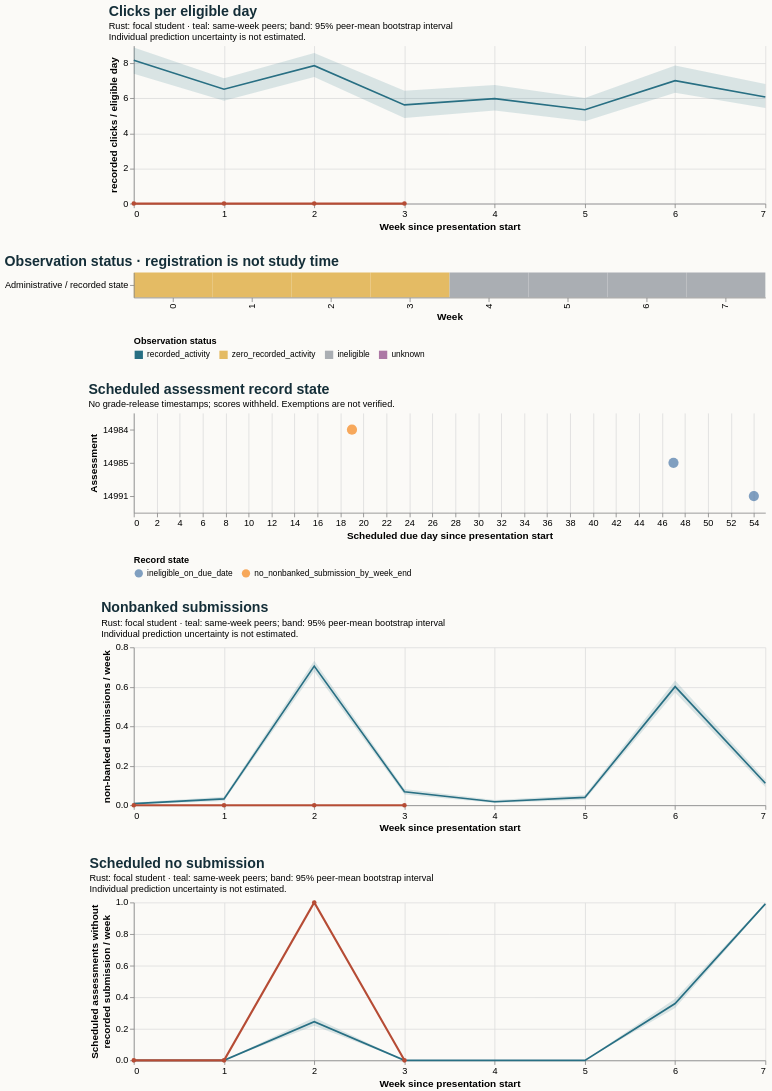

The Vega-Lite source for this figure:
### Vega-Lite specification from a JSON file in a GitHub repository (floating-point values rounded to 4 significant figures)
{"$schema": "https://vega.github.io/schema/vega-lite/v5.20.1.json", "config": {"axis": {"labelFontSize": 11, "titleFontSize": 12}, "background": "#fbfaf7", "font": "sans-serif", "title": {"anchor": "start", "color": "#142e38", "fontSize": 17, "subtitleFontSize": 11}, "view": {"continuousHeight": 300, "continuousWidth": 300, "stroke": null}}, "datasets": {"data-104c6f2ffbf396929d8a24d59844c784": [{"as_of_day": 20, "assessment_id": 14984, "course": "BBB_2013B", "due_day": 19, "person_id": 535303, "score_status": "withheld_release_time_unknown", "state": "no_nonbanked_submission_by_week_end", "week": 2}, {"as_of_day": 48, "assessment_id": 14985, "course": "BBB_2013B", "due_day": 47, "person_id": 535303, "score_status": "withheld_release_time_unknown", "state": "ineligible_on_due_date", "week": 6}, {"as_of_day": 55, "assessment_id": 14991, "course": "BBB_2013B", "due_day": 54, "person_id": 535303, "score_status": "withheld_release_time_unknown", "state": "ineligible_on_due_date", "week": 7}], "data-3f5ff39382cfc9b748edf2d43c8b69ed": [{"end_day": 6, "focal_value": 0.0, "peer_ci_high": 0.01378, "peer_ci_low": 0.003549, "peer_mean": 0.007986, "peer_observations": 1127, "peer_people": 1127, "reference": "course", "unit": "non-banked submissions / week", "week": 0}, {"end_day": 13, "focal_value": 0.0, "peer_ci_high": 0.04282, "peer_ci_low": 0.02141, "peer_mean": 0.03211, "peer_observations": 1121, "peer_people": 1121, "reference": "course", "unit": "non-banked submissions / week", "week": 1}, {"end_day": 20, "focal_value": 0.0, "peer_ci_high": 0.7317, "peer_ci_low": 0.6783, "peer_mean": 0.705, "peer_observations": 1105, "peer_people": 1105, "reference": "course", "unit": "non-banked submissions / week", "week": 2}, {"end_day": 27, "focal_value": 0.0, "peer_ci_high": 0.08288, "peer_ci_low": 0.05464, "peer_mean": 0.06831, "peer_observations": 1098, "peer_people": 1098, "reference": "course", "unit": "non-banked submissions / week", "week": 3}, {"end_day": 34, "focal_value": null, "peer_ci_high": 0.02629, "peer_ci_low": 0.01127, "peer_mean": 0.01784, "peer_observations": 1065, "peer_people": 1065, "reference": "course", "unit": "non-banked submissions / week", "week": 4}, {"end_day": 41, "focal_value": null, "peer_ci_high": 0.05198, "peer_ci_low": 0.02836, "peer_mean": 0.0397, "peer_observations": 1058, "peer_people": 1058, "reference": "course", "unit": "non-banked submissions / week", "week": 5}, {"end_day": 48, "focal_value": null, "peer_ci_high": 0.6324, "peer_ci_low": 0.5714, "peer_mean": 0.601, "peer_observations": 1050, "peer_people": 1050, "reference": "course", "unit": "non-banked submissions / week", "week": 6}, {"end_day": 55, "focal_value": null, "peer_ci_high": 0.1306, "peer_ci_low": 0.09284, "peer_mean": 0.1112, "peer_observations": 1034, "peer_people": 1034, "reference": "course", "unit": "non-banked submissions / week", "week": 7}], "data-451c0b9daa89721079623e80dac2b085": [{"end_day": 6, "focal_value": 0.0, "peer_ci_high": 8.903, "peer_ci_low": 7.406, "peer_mean": 8.174, "peer_observations": 1127, "peer_people": 1127, "reference": "course", "unit": "recorded clicks / eligible day", "week": 0}, {"end_day": 13, "focal_value": 0.0, "peer_ci_high": 7.146, "peer_ci_low": 5.869, "peer_mean": 6.521, "peer_observations": 1121, "peer_people": 1121, "reference": "course", "unit": "recorded clicks / eligible day", "week": 1}, {"end_day": 20, "focal_value": 0.0, "peer_ci_high": 8.578, "peer_ci_low": 7.212, "peer_mean": 7.865, "peer_observations": 1105, "peer_people": 1105, "reference": "course", "unit": "recorded clicks / eligible day", "week": 2}, {"end_day": 27, "focal_value": 0.0, "peer_ci_high": 6.439, "peer_ci_low": 4.883, "peer_mean": 5.625, "peer_observations": 1098, "peer_people": 1098, "reference": "course", "unit": "recorded clicks / eligible day", "week": 3}, {"end_day": 34, "focal_value": null, "peer_ci_high": 6.766, "peer_ci_low": 5.306, "peer_mean": 5.982, "peer_observations": 1065, "peer_people": 1065, "reference": "course", "unit": "recorded clicks / eligible day", "week": 4}, {"end_day": 41, "focal_value": null, "peer_ci_high": 6.019, "peer_ci_low": 4.697, "peer_mean": 5.35, "peer_observations": 1058, "peer_people": 1058, "reference": "course", "unit": "recorded clicks / eligible day", "week": 5}, {"end_day": 48, "focal_value": null, "peer_ci_high": 7.867, "peer_ci_low": 6.318, "peer_mean": 7.012, "peer_observations": 1050, "peer_people": 1050, "reference": "course", "unit": "recorded clicks / eligible day", "week": 6}, {"end_day": 55, "focal_value": null, "peer_ci_high": 6.817, "peer_ci_low": 5.451, "peer_mean": 6.076, "peer_observations": 1034, "peer_people": 1034, "reference": "course", "unit": "recorded clicks / eligible day", "week": 7}], "data-8cb647addeba0d053e5f3fbcbcd644f6": [{"eligible_days": 7.0, "end_day": 6, "logging_completeness": "unknown", "observation_status": "zero_recorded_activity", "row": "Administrative / recorded state", "score_status": "withheld_release_time_unknown", "start_day": 0, "value": 0.0, "week": 0}, {"eligible_days": 7.0, "end_day": 13, "logging_completeness": "unknown", "observation_status": "zero_recorded_activity", "row": "Administrative / recorded state", "score_status": "withheld_release_time_unknown", "start_day": 7, "value": 0.0, "week": 1}, {"eligible_days": 7.0, "end_day": 20, "logging_completeness": "unknown", "observation_status": "zero_recorded_activity", "row": "Administrative / recorded state", "score_status": "withheld_release_time_unknown", "start_day": 14, "value": 0.0, "week": 2}, {"eligible_days": 6.0, "end_day": 27, "logging_completeness": "unknown", "observation_status": "zero_recorded_activity", "row": "Administrative / recorded state", "score_status": "withheld_release_time_unknown", "start_day": 21, "value": 0.0, "week": 3}, {"eligible_days": 0.0, "end_day": 34, "logging_completeness": "unknown", "observation_status": "ineligible", "row": "Administrative / recorded state", "score_status": "withheld_release_time_unknown", "start_day": 28, "value": null, "week": 4}, {"eligible_days": 0.0, "end_day": 41, "logging_completeness": "unknown", "observation_status": "ineligible", "row": "Administrative / recorded state", "score_status": "withheld_release_time_unknown", "start_day": 35, "value": null, "week": 5}, {"eligible_days": 0.0, "end_day": 48, "logging_completeness": "unknown", "observation_status": "ineligible", "row": "Administrative / recorded state", "score_status": "withheld_release_time_unknown", "start_day": 42, "value": null, "week": 6}, {"eligible_days": 0.0, "end_day": 55, "logging_completeness": "unknown", "observation_status": "ineligible", "row": "Administrative / recorded state", "score_status": "withheld_release_time_unknown", "start_day": 49, "value": null, "week": 7}], "data-dd4999a0d6b812a47526e10902869aea": [{"end_day": 6, "focal_value": 0.0, "peer_ci_high": 0.0, "peer_ci_low": 0.0, "peer_mean": 0.0, "peer_observations": 1127, "peer_people": 1127, "reference": "course", "unit": "scheduled assessments without recorded submission / week", "week": 0}, {"end_day": 13, "focal_value": 0.0, "peer_ci_high": 0.0, "peer_ci_low": 0.0, "peer_mean": 0.0, "peer_observations": 1121, "peer_people": 1121, "reference": "course", "unit": "scheduled assessments without recorded submission / week", "week": 1}, {"end_day": 20, "focal_value": 1.0, "peer_ci_high": 0.2711, "peer_ci_low": 0.2194, "peer_mean": 0.2443, "peer_observations": 1105, "peer_people": 1105, "reference": "course", "unit": "scheduled assessments without recorded submission / week", "week": 2}, {"end_day": 27, "focal_value": 0.0, "peer_ci_high": 0.0, "peer_ci_low": 0.0, "peer_mean": 0.0, "peer_observations": 1098, "peer_people": 1098, "reference": "course", "unit": "scheduled assessments without recorded submission / week", "week": 3}, {"end_day": 34, "focal_value": null, "peer_ci_high": 0.0, "peer_ci_low": 0.0, "peer_mean": 0.0, "peer_observations": 1065, "peer_people": 1065, "reference": "course", "unit": "scheduled assessments without recorded submission / week", "week": 4}, {"end_day": 41, "focal_value": null, "peer_ci_high": 0.0, "peer_ci_low": 0.0, "peer_mean": 0.0, "peer_observations": 1058, "peer_people": 1058, "reference": "course", "unit": "scheduled assessments without recorded submission / week", "week": 5}, {"end_day": 48, "focal_value": null, "peer_ci_high": 0.3905, "peer_ci_low": 0.3309, "peer_mean": 0.36, "peer_observations": 1050, "peer_people": 1050, "reference": "course", "unit": "scheduled assessments without recorded submission / week", "week": 6}, {"end_day": 55, "focal_value": null, "peer_ci_high": 0.9961, "peer_ci_low": 0.9855, "peer_mean": 0.9913, "peer_observations": 1034, "peer_people": 1034, "reference": "course", "unit": "scheduled assessments without recorded submission / week", "week": 7}]}, "resolve": {"scale": {"color": "independent"}}, "spacing": 28, "vconcat": [{"data": {"name": "data-451c0b9daa89721079623e80dac2b085"}, "height": 190, "layer": [{"encoding": {"x": {"axis": {"tickMinStep": 1}, "field": "week", "title": "Week since presentation start", "type": "quantitative"}, "y": {"field": "peer_ci_low", "scale": {"zero": true}, "title": "recorded clicks / eligible day", "type": "quantitative"}, "y2": {"field": "peer_ci_high"}}, "mark": {"color": "#286f83", "opacity": 0.16, "type": "area"}}, {"encoding": {"tooltip": [{"field": "week", "type": "quantitative"}, {"field": "peer_mean", "type": "quantitative"}, {"field": "peer_people", "type": "quantitative"}, {"field": "peer_observations", "type": "quantitative"}], "x": {"field": "week", "type": "quantitative"}, "y": {"field": "peer_mean", "type": "quantitative"}}, "mark": {"color": "#286f83", "strokeWidth": 2, "type": "line"}}, {"encoding": {"tooltip": [{"field": "week", "type": "quantitative"}, {"field": "focal_value", "type": "quantitative"}], "x": {"field": "week", "type": "quantitative"}, "y": {"field": "focal_value", "type": "quantitative"}}, "mark": {"color": "#b64c35", "point": {"color": "#b64c35"}, "strokeWidth": 2.5, "type": "line"}}], "title": {"subtitle": ["Rust: focal student · teal: same-week peers; band: 95% peer-mean bootstrap interval", "Individual prediction uncertainty is not estimated."], "text": "Clicks per eligible day"}, "width": 760}, {"data": {"name": "data-8cb647addeba0d053e5f3fbcbcd644f6"}, "encoding": {"color": {"field": "observation_status", "legend": {"labelLimit": 260, "orient": "bottom"}, "scale": {"domain": ["recorded_activity", "zero_recorded_activity", "ineligible", "unknown"], "range": ["#286f83", "#e4bb64", "#aaaeb3", "#ac78a5"]}, "title": "Observation status", "type": "nominal"}, "tooltip": [{"field": "week", "type": "quantitative"}, {"field": "eligible_days", "type": "quantitative"}, {"field": "observation_status", "type": "nominal"}, {"field": "logging_completeness", "type": "nominal"}], "x": {"field": "week", "title": "Week", "type": "ordinal"}, "y": {"field": "row", "title": null, "type": "nominal"}}, "height": 30, "mark": {"type": "rect"}, "title": "Observation status · registration is not study time", "width": 760}, {"data": {"name": "data-104c6f2ffbf396929d8a24d59844c784"}, "encoding": {"color": {"field": "state", "legend": {"labelLimit": 400, "orient": "bottom"}, "title": "Record state", "type": "nominal"}, "tooltip": [{"field": "assessment_id", "type": "quantitative"}, {"field": "due_day", "type": "quantitative"}, {"field": "as_of_day", "type": "quantitative"}, {"field": "state", "type": "nominal"}, {"field": "score_status", "type": "nominal"}], "x": {"field": "due_day", "title": "Scheduled due day since presentation start", "type": "quantitative"}, "y": {"field": "assessment_id", "title": "Assessment", "type": "nominal"}}, "height": 120, "mark": {"filled": true, "size": 150, "type": "point"}, "title": {"subtitle": "No grade-release timestamps; scores withheld. Exemptions are not verified.", "text": "Scheduled assessment record state"}, "width": 760}, {"data": {"name": "data-3f5ff39382cfc9b748edf2d43c8b69ed"}, "height": 190, "layer": [{"encoding": {"x": {"axis": {"tickMinStep": 1}, "field": "week", "title": "Week since presentation start", "type": "quantitative"}, "y": {"field": "peer_ci_low", "scale": {"zero": true}, "title": "non-banked submissions / week", "type": "quantitative"}, "y2": {"field": "peer_ci_high"}}, "mark": {"color": "#286f83", "opacity": 0.16, "type": "area"}}, {"encoding": {"tooltip": [{"field": "week", "type": "quantitative"}, {"field": "peer_mean", "type": "quantitative"}, {"field": "peer_people", "type": "quantitative"}, {"field": "peer_observations", "type": "quantitative"}], "x": {"field": "week", "type": "quantitative"}, "y": {"field": "peer_mean", "type": "quantitative"}}, "mark": {"color": "#286f83", "strokeWidth": 2, "type": "line"}}, {"encoding": {"tooltip": [{"field": "week", "type": "quantitative"}, {"field": "focal_value", "type": "quantitative"}], "x": {"field": "week", "type": "quantitative"}, "y": {"field": "focal_value", "type": "quantitative"}}, "mark": {"color": "#b64c35", "point": {"color": "#b64c35"}, "strokeWidth": 2.5, "type": "line"}}], "title": {"subtitle": ["Rust: focal student · teal: same-week peers; band: 95% peer-mean bootstrap interval", "Individual prediction uncertainty is not estimated."], "text": "Nonbanked submissions"}, "width": 760}, {"data": {"name": "data-dd4999a0d6b812a47526e10902869aea"}, "height": 190, "layer": [{"encoding": {"x": {"axis": {"tickMinStep": 1}, "field": "week", "title": "Week since presentation start", "type": "quantitative"}, "y": {"field": "peer_ci_low", "scale": {"zero": true}, "title": ["Scheduled assessments without", "recorded submission / week"], "type": "quantitative"}, "y2": {"field": "peer_ci_high"}}, "mark": {"color": "#286f83", "opacity": 0.16, "type": "area"}}, {"encoding": {"tooltip": [{"field": "week", "type": "quantitative"}, {"field": "peer_mean", "type": "quantitative"}, {"field": "peer_people", "type": "quantitative"}, {"field": "peer_observations", "type": "quantitative"}], "x": {"field": "week", "type": "quantitative"}, "y": {"field": "peer_mean", "type": "quantitative"}}, "mark": {"color": "#286f83", "strokeWidth": 2, "type": "line"}}, {"encoding": {"tooltip": [{"field": "week", "type": "quantitative"}, {"field": "focal_value", "type": "quantitative"}], "x": {"field": "week", "type": "quantitative"}, "y": {"field": "focal_value", "type": "quantitative"}}, "mark": {"color": "#b64c35", "point": {"color": "#b64c35"}, "strokeWidth": 2.5, "type": "line"}}], "title": {"subtitle": ["Rust: focal student · teal: same-week peers; band: 95% peer-mean bootstrap interval", "Individual prediction uncertainty is not estimated."], "text": "Scheduled no submission"}, "width": 760}]}
